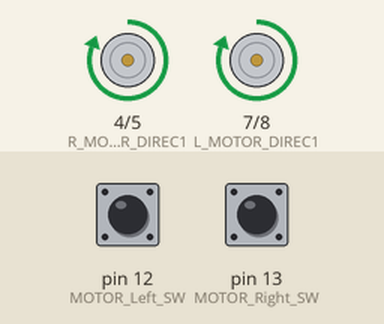
The sketch below on a simulated Arduino Uno, built with avr-gcc and run on an emulated ATmega328P. Parts: motor-driver pin pairs drawn as motors (green arrow = first pin HIGH = forward, orange = second pin HIGH = backward, longer = more drive, scaled by the enable pin). The test bench sets the inputs (shaded band); at power-on: pin 12 (MOTOR_Left_SW) LOW, pin 13 (MOTOR_Right_SW) LOW. What the sketch prints to the serial monitor is not drawn.

Above: at 1.2 s.
1.3 s: pin 12 (MOTOR_Left_SW) pulled HIGH for 0.15 s
At 2.7 s:
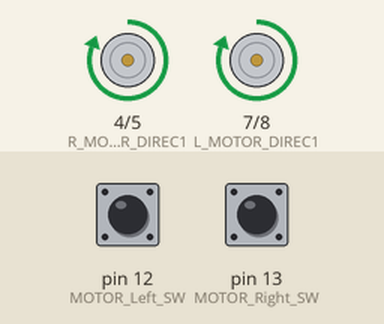
3.0 s: pin 13 (MOTOR_Right_SW) pulled HIGH for 0.15 s
At 4.3 s:
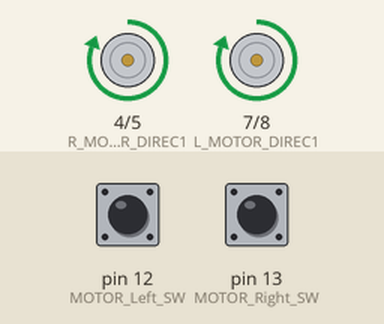
4.7 s: pin 12 (MOTOR_Left_SW) pulled HIGH for 1 s
At 5.5 s:
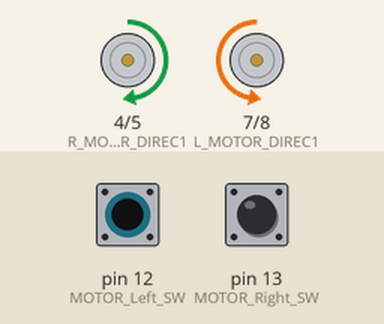
7.7 s: pin 13 (MOTOR_Right_SW) pulled HIGH for 1 s
At 8.5 s:
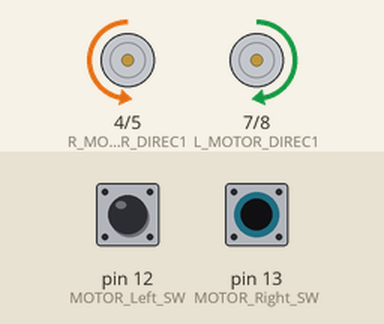
10.7 s: pin 12 (MOTOR_Left_SW) pulled HIGH for 0.15 s
At 11.3 s:
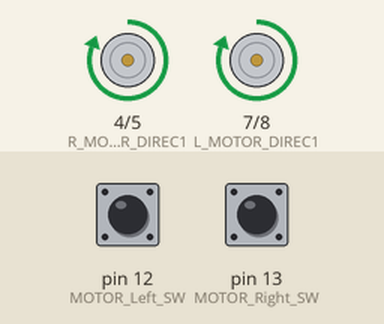
Timing chart, 0 to 13.4 s (numbered marks = the images above; inputs shaded):
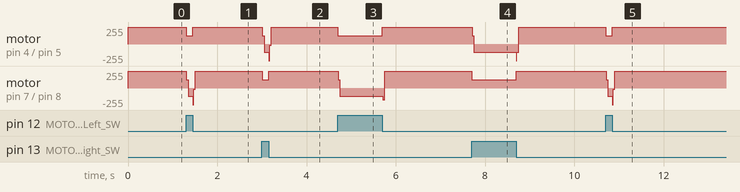

The sketch:

DaMazeDriveMotorLeftRightTest.ino
```cpp
// Source                       ::     DaMaze.ino
// Description                  ::     autonomous maze solving vehicle
//                              ::     This program will grow in functionality through a series of project phases.
// Original Program Template    ::     adapted from J.E.Marriott / March 2017


// Phase 0
// Modified by      ::   R.Barriault / April 2018
//                        6.a. Testing drive motor control
// Phase 1
// Modified by     ::     Your Name / Date                              <----------------- IMPORTANT... Complete these with each phase! -----------------
//                        6.b. Testing FWD facing sensors
// Phase 2
// Modified by     ::     Your Name / Date
//                        6.c. Testing "non-drive" motors
// Phase 3
// Modified by     ::     Your Name / Date
//                        6.d. Testing bottom facing sensors
// Phase 4
// Modified by     ::     Your Name / Date
//                        6.e. Testing switch
// Phase 5
// Modified by     ::     Your Name / Date
//                        8. Maze code; fwd sensors only
// Phase 6
// Modified by     ::     Your Name / Date
//                        9. Maze code; fwd and bottom sensors, return to start
// Phase 7
// Modified by     ::     Your Name / Date
//                        10. ; 11. Seek and grasp object at end of maze and return

//*******************************************************************************************
// It is considered a "best practice" to map out all your pins at the top of the program,
// even the ones that are currently not in use.  Takes the guesswork out of "what is what"!
//
// Using "defines" instead of "declaring variables" reduces memory usage.
// https://www.arduino.cc/en/reference/define
// GooglE "define vs constant variables in Arduino".
//
// References created with "#define" are called CONSTANTS. It is common to signify CONSTANTS as ALL UPPER CASE.
//*******************************************************************************************

// Digital Pin Assignments
#define DO_NOT_USE_0            0
#define DO_NOT_USE_1            1
#define NOT_USED_2              2
#define NOT_USED_3              3
#define R_MOTOR_DIREC1          4   // IN1 digitalWrite LOW forward, HIGH reverse
#define R_MOTOR_DIREC2          5   // IN2 digitalWrite HIGH forward, LOW reverse
#define R_MOTOR_SPEED           6   // ENA analogWrite from 0 thru 255
#define L_MOTOR_DIREC1          7   // IN3 digitalWrite LOW forward, HIGH reverse
#define L_MOTOR_DIREC2          8   // IN4 digitalWrite HIGH forward, LOW reverse
#define L_MOTOR_SPEED           9   // ENB analogWrite from 0 thru 255
#define NOT_USED_8              8
#define NOT_USED_9              9
#define NOT_USED_10             10
#define NOT_USED_11             11
#define MOTOR_Left_SW            12  // Go Left when HI
#define MOTOR_Right_SW           13  // Go Right when HI

// Analog Pin Assignments
// Did you know that, if necessary, you can use Analog Pins as Digital?
// The numbers would just continue from above, so A0 is 14 , A1 is 15 , etc.
#define POT                     A0  // pot to control motor speed
#define NOT_USED_A1             A1
#define NOT_USED_A2             A2
#define NOT_USED_A3             A3
#define NOT_USED_A4             A4
#define NOT_USED_A5             A5

// CONSTANTS for motor controller commands makes actions easier to remember later on
#define STOP      0
#define MAXSPEED  255

//*******************************************************************************************
// Libraries
// https://www.arduino.cc/en/guide/libraries
// How to install from zip... https://www.arduino.cc/en/guide/libraries#toc4

//  4U2Do ... put any required libraries here  <----------------- IMPORTANT -----------------


//*******************************************************************************************
// Global Variables are available to every function in the program.
// Frowned on by traditionally trained programmers, they are widely accepted in the Arduino
// community thanks to their simplicity.  This program uses them for that reason.
// https://www.arduino.cc/en/reference/scope
//
//*******************************************************************************************

// Set turning speed to 50% of maximum.

int leftSpeed    = MAXSPEED * .50;
int rightSpeed   = MAXSPEED * .50;
int  pwmOutput;
// https://www.arduino.cc/reference/en/language/variables/data-types/bool/
bool Forward   = true;

//*******************************************************************************************
// The setup() function is called when a sketch starts.
// Use it to initialize variables, pin modes, start communications, etc.
// The setup function will only run once, after each powerup or reset of the Arduino board.
// https://www.arduino.cc/en/reference/setup
//*******************************************************************************************

void setup() {
   // Open serial port for USB communications
  // https://www.arduino.cc/en/Serial/Begin
  // Comment out this line when using 1Sheeld   <----------------- IMPORTANT -----------------
  Serial.begin(9600);

  // Set pinModes for all active pins    <----------------- IMPORTANT -----------------
  // https://www.arduino.cc/en/Reference/pinMode
  pinMode ( R_MOTOR_DIREC1 , OUTPUT );
  pinMode ( R_MOTOR_DIREC2 , OUTPUT );
  pinMode ( R_MOTOR_SPEED , OUTPUT );
  pinMode ( L_MOTOR_DIREC1 , OUTPUT );
  pinMode ( L_MOTOR_DIREC2 , OUTPUT );
  pinMode ( L_MOTOR_SPEED , OUTPUT );
  pinMode ( MOTOR_Left_SW, INPUT );
  pinMode ( MOTOR_Right_SW, INPUT);

 }
//*******************************************************************************************
// Ideally, loop() should contain a minimum, or be completely devoid of, "raw code".
// At a glance, it should convey the essence of the core algorithm of the sketch.
// https://www.arduino.cc/en/reference/loop
//*******************************************************************************************

void loop ( void ) {
  pwmOutput = MAXSPEED;
  forward();
  Forward  = true;
  if (digitalRead(MOTOR_Left_SW) == true) {   // go left?
    left();
    pwmOutput = leftSpeed;
    }
  if (digitalRead(MOTOR_Right_SW) == true) {   // go right?
    right();
    pwmOutput = rightSpeed;
    }

  analogWrite(R_MOTOR_SPEED, pwmOutput);            // Send PWM signal to Right Motor
  analogWrite(L_MOTOR_SPEED, pwmOutput);            // Send PWM signal to Left Motor

  Serial.print(Forward);
  Serial.print("---");

  // To adhere to the intended algorithm, NOTHING ELSE should be added to loop()
  // without discussing with the course instructor first!

  getSensorReadings ( );

  updateTimers ( );

}


//*******************************************************************************************
//
// Main Functions
// https://www.arduino.cc/en/Reference/FunctionDeclaration
//
//*******************************************************************************************

void getSensorReadings ( void ) {
// Responsibilities :: Read sensors, possibly override pilot command, or issue additional/new command for vehicleAction( ). Used in Phase 3 and above.
//                     Ultimately, this should not be a big ball of raw code...
//                     Different sensors should have their own functions called from here!

// IMPORTANT!!! This function should only be getting INPUT from the sensors.
//                            ^^^^^^^^^^^^^^^^^^^^^^^^^^^^
// THERE SHOULD BE NO INTERACTION with pilot or vehicle components such as the motor controller, lights, etc!
// ^^^^^^^^^^^^^^^^^^^^^^^^^^^^^^

  // 4U2Do ... add the correct code


}

void updateTimers ( void ) {
// Responsibilities :: Update all active timers

   // 4U2Do ... if you have any blinker (or other) timers running, this is a nice central location to update them!


}


void allStop ( void ) {
// Responsibilities :: Motors All Stop
  digitalWrite(R_MOTOR_DIREC1, LOW);
  digitalWrite(R_MOTOR_DIREC2, LOW);
  digitalWrite(L_MOTOR_DIREC1, LOW);
  digitalWrite(L_MOTOR_DIREC2, LOW);

}


void forward ( void ) {
// Responsibilities :: Motors Forward
  digitalWrite(R_MOTOR_DIREC1, HIGH);
  digitalWrite(R_MOTOR_DIREC2, LOW);
  digitalWrite(L_MOTOR_DIREC1, HIGH);
  digitalWrite(L_MOTOR_DIREC2, LOW);
}


void reverse ( void ) {
// Responsibilities :: Motors Reverse
  digitalWrite(R_MOTOR_DIREC1, LOW);
  digitalWrite(R_MOTOR_DIREC2, HIGH);
  digitalWrite(L_MOTOR_DIREC1, LOW);
  digitalWrite(L_MOTOR_DIREC2, HIGH);

}


void left ( void ) {
// Responsibilities :: Motors Left pivot at (leftSpeed, 0)
  digitalWrite(R_MOTOR_DIREC1, HIGH);
  digitalWrite(R_MOTOR_DIREC2, LOW);
  digitalWrite(L_MOTOR_DIREC1, LOW);
  digitalWrite(L_MOTOR_DIREC2, HIGH);
}

void right ( void ) {
  digitalWrite(R_MOTOR_DIREC1, LOW);
  digitalWrite(R_MOTOR_DIREC2, HIGH);
  digitalWrite(L_MOTOR_DIREC1, HIGH);
  digitalWrite(L_MOTOR_DIREC2, LOW);

}


//*******************************************************************************************
//
//  Misc Functions
//  Anything else should go in this section
//
//*******************************************************************************************
```

Measured:
- after the input at 1.3 s, motor on pin 4 (R_MOTOR_DIREC1) / pin 5 (R_MOTOR_DIREC2): forward 255/255 → forward 127/255 at once, → forward 255/255 0.15 s later; motor on pin 7 (L_MOTOR_DIREC1) / pin 8 (L_MOTOR_DIREC2): forward 255/255 → backward 127/255 at once, → forward 255/255 0.14 s later
- after the input at 3.0 s, motor on pin 4 (R_MOTOR_DIREC1) / pin 5 (R_MOTOR_DIREC2): forward 255/255 → backward 127/255 at once, → forward 255/255 0.14 s later; motor on pin 7 (L_MOTOR_DIREC1) / pin 8 (L_MOTOR_DIREC2): forward 255/255 → forward 127/255 at once, → forward 255/255 0.15 s later
- after the input at 4.7 s, motor on pin 4 (R_MOTOR_DIREC1) / pin 5 (R_MOTOR_DIREC2): forward 255/255 → forward 127/255 at once, → forward 255/255 1.0 s later; motor on pin 7 (L_MOTOR_DIREC1) / pin 8 (L_MOTOR_DIREC2): forward 255/255 → backward 127/255 at once, → forward 255/255 1.0 s later
- after the input at 7.7 s, motor on pin 4 (R_MOTOR_DIREC1) / pin 5 (R_MOTOR_DIREC2): forward 255/255 → backward 127/255 at once, → forward 255/255 0.99 s later; motor on pin 7 (L_MOTOR_DIREC1) / pin 8 (L_MOTOR_DIREC2): forward 255/255 → forward 127/255 at once, → forward 255/255 1.0 s later
- after the input at 10.7 s, motor on pin 4 (R_MOTOR_DIREC1) / pin 5 (R_MOTOR_DIREC2): forward 255/255 → forward 127/255 at once, → forward 255/255 0.15 s later; motor on pin 7 (L_MOTOR_DIREC1) / pin 8 (L_MOTOR_DIREC2): forward 255/255 → backward 127/255 at once, → forward 255/255 0.14 s later
